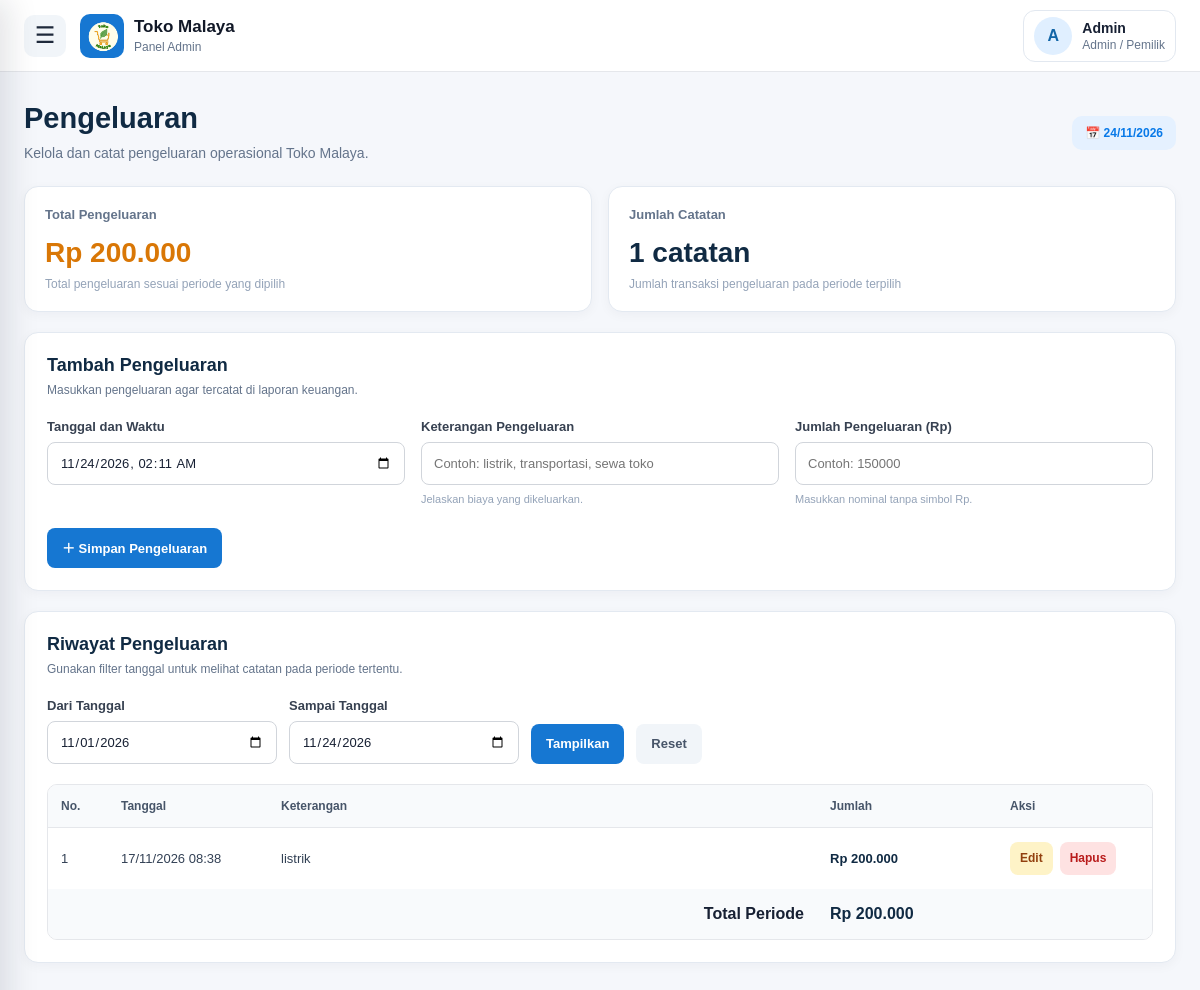
The app's page /admin/pengeluaran.php (signed in) with its own data.
### tables this page shows
CREATE TABLE `pengeluaran` (
  `id_pengeluaran` int(11) NOT NULL,
  `tanggal_pengeluaran` datetime NOT NULL DEFAULT current_timestamp(),
  `keterangan` varchar(255) NOT NULL,
  `jumlah` decimal(15,2) NOT NULL DEFAULT 0.00,
  `id_user` int(11) DEFAULT NULL,
  `created_at` timestamp NOT NULL DEFAULT current_timestamp()
);

### admin/pengeluaran.php (the view, shortened to what this page needs)
<?php
require_once '../config/database.php';
mysqli_set_charset($conn, 'utf8mb4');
function e($value)
{
    return htmlspecialchars((string)($value ?? ''), ENT_QUOTES, 'UTF-8');
}
function rupiah($value)
{
    return 'Rp ' . number_format((float)$value, 0, ',', '.');
}
function tanggalIndonesia($tanggal, $denganJam = false)
{
    $timestamp = strtotime($tanggal);
    return date($denganJam ? 'd/m/Y H:i' : 'd/m/Y', $timestamp);
}
$nama_user = $_SESSION['nama'] ?? 'Admin';
$hariIni = date('Y-m-d');
$dari = $_GET['dari'] ?? date('Y-m-01');
$sampai = $_GET['sampai'] ?? $hariIni;
$awal = $dari . ' 00:00:00';
$akhir = date('Y-m-d', strtotime($sampai . ' +1 day')) . ' 00:00:00';
$totalPengeluaran = 0;
$stmt = $conn->prepare(
    "SELECT COALESCE(SUM(jumlah), 0) AS total
     FROM pengeluaran
     WHERE tanggal_pengeluaran >= ?
       AND tanggal_pengeluaran < ?"
);
if ($stmt) {
    $stmt->bind_param('ss', $awal, $akhir);
    $stmt->execute();
    $hasilTotal = $stmt->get_result()->fetch_assoc();
    $totalPengeluaran = (float)($hasilTotal['total'] ?? 0);
}
$jumlahCatatan = 0;
$stmt = $conn->prepare(
    "SELECT COUNT(*) AS total
     FROM pengeluaran
     WHERE tanggal_pengeluaran >= ?
       AND tanggal_pengeluaran < ?"
);
if ($stmt) {
    $stmt->bind_param('ss', $awal, $akhir);
    $stmt->execute();
    $jumlahCatatan = (int)$stmt->get_result()->fetch_assoc()['total'];
}
$dataPengeluaran = [];
$stmt = $conn->prepare(
    "SELECT id_pengeluaran, tanggal_pengeluaran, keterangan, jumlah
     FROM pengeluaran
     WHERE tanggal_pengeluaran >= ?
       AND tanggal_pengeluaran < ?
     ORDER BY tanggal_pengeluaran DESC, id_pengeluaran DESC"
);
if ($stmt) {
    $stmt->bind_param('ss', $awal, $akhir);
    $stmt->execute();
    $hasil = $stmt->get_result();
    while ($row = $hasil->fetch_assoc()) {
        $dataPengeluaran[] = $row;
    }
}
$editData = null;
$tanggalForm = $editData
    ? date('Y-m-d\TH:i', strtotime($editData['tanggal_pengeluaran']))
    : date('Y-m-d\TH:i');
$keteranganForm = $editData['keterangan'] ?? '';
$jumlahForm = $editData['jumlah'] ?? '';
$queryFilter = http_build_query([
    'dari' => $dari,
    'sampai' => $sampai
]);
?>
<!DOCTYPE html>
<html lang="id">
<head>
</head>
<body>
<header class="topbar">
    <div class="topbar-left">
        <button
            type="button"
            class="hamburger"
            onclick="toggleMenu()"
            id="menuButton"
            aria-label="Buka menu"
            aria-controls="drawer"
            aria-expanded="false"
        >☰</button>
        <a href="dashboard.php" class="brand">
            <div class="brand-logo">
                <img src="../assets/SembakoKu (3).png" alt="Toko Malaya">
            </div>
            <div class="brand-text">
                <strong>Toko Malaya</strong>
                <span>Panel Admin</span>
            </div>
        </a>
    </div>
    <div class="top-user">
        <div class="top-avatar">
            <?= e(strtoupper(substr($nama_user, 0, 1))) ?>
        </div>
        <div class="top-user-info">
            <strong><?= e($nama_user) ?></strong>
            <span>Admin / Pemilik</span>
        </div>
    </div>
</header>
<main class="main">
    <section class="page-header">
        <div class="page-header-top">
            <div>
                <h1>Pengeluaran</h1>
                <p>Kelola dan catat pengeluaran operasional Toko Malaya.</p>
            </div>
            <div class="date-badge">
                📅 <?= e(tanggalIndonesia($hariIni)) ?>
            </div>
        </div>
    </section>
    <section class="summary-grid">
        <div class="summary-card total">
            <div class="summary-top">
                <div class="summary-label">Total Pengeluaran</div>
            </div>
            <div class="summary-value">
                <?= rupiah($totalPengeluaran) ?>
            </div>
            <div class="summary-note">
                Total pengeluaran sesuai periode yang dipilih
            </div>
        </div>
        <div class="summary-card">
            <div class="summary-top">
                <div class="summary-label">Jumlah Catatan</div>
            </div>
            <div class="summary-value">
                <?= number_format($jumlahCatatan, 0, ',', '.') ?> catatan
            </div>
            <div class="summary-note">
                Jumlah transaksi pengeluaran pada periode terpilih
            </div>
        </div>
    </section>
    <section class="panel">
        <div class="panel-header">
            <div>
                <h2><?= $editData ? 'Edit Pengeluaran' : 'Tambah Pengeluaran' ?></h2>
                <p>
                    <?= $editData
                        ? 'Perbarui informasi pengeluaran yang dipilih.'
                        : 'Masukkan pengeluaran agar tercatat di laporan keuangan.' ?>
                </p>
            </div>
        </div>
        <form method="post" action="pengeluaran.php<?= $editData ? '?edit=' . (int)$editData['id_pengeluaran'] : '' ?>">
            <div class="form-grid">
                <div class="form-group">
                    <label for="tanggal_pengeluaran">Tanggal dan Waktu</label>
                    <input
                        type="datetime-local"
                        id="tanggal_pengeluaran"
                        name="tanggal_pengeluaran"
                        value="<?= e($tanggalForm) ?>"
                        required
                    >
                </div>
                <div class="form-group">
                    <label for="keterangan">Keterangan Pengeluaran</label>
                    <input
                        type="text"
                        id="keterangan"
                        name="keterangan"
                        maxlength="255"
                        placeholder="Contoh: listrik, transportasi, sewa toko"
                        value="<?= e($keteranganForm) ?>"
                        required
                    >
                    <span class="form-help">Jelaskan biaya yang dikeluarkan.</span>
                </div>
                <div class="form-group">
                    <label for="jumlah">Jumlah Pengeluaran (Rp)</label>
                    <input
                        type="number"
                        id="jumlah"
                        name="jumlah"
                        min="0.01"
                        max="999999999999999"
                        step="0.01"
                        placeholder="Contoh: 150000"
                        value="<?= e($jumlahForm) ?>"
                        required
                    >
                    <span class="form-help">Masukkan nominal tanpa simbol Rp.</span>
                </div>
            </div>
            <div class="actions">
                <button type="submit" class="btn btn-primary">
                    <?= $editData ? '💾 Simpan Perubahan' : '＋ Simpan Pengeluaran' ?>
                </button>
            </div>
        </form>
    </section>
    <section class="panel">
        <div class="panel-header">
            <div>
                <h2>Riwayat Pengeluaran</h2>
                <p>Gunakan filter tanggal untuk melihat catatan pada periode tertentu.</p>
            </div>
        </div>
        <form method="get" action="pengeluaran.php" class="filter-form">
            <div class="form-group">
                <label for="dari">Dari Tanggal</label>
                <input
                    type="date"
                    id="dari"
                    name="dari"
                    value="<?= e($dari) ?>"
                    required
                >
            </div>
            <div class="form-group">
                <label for="sampai">Sampai Tanggal</label>
                <input
                    type="date"
                    id="sampai"
                    name="sampai"
                    value="<?= e($sampai) ?>"
                    required
                >
            </div>
            <button type="submit" class="btn btn-primary">
                Tampilkan
            </button>
            <a href="pengeluaran.php" class="btn btn-light">
                Reset
            </a>
        </form>
        <div class="table-wrap">
            <table>
                <thead>
                    <tr>
                        <th style="width:60px">No.</th>
                        <th style="width:160px">Tanggal</th>
                        <th>Keterangan</th>
                        <th style="width:180px">Jumlah</th>
                        <th style="width:155px">Aksi</th>
                    </tr>
                </thead>
                <tbody>
                <?php if (count($dataPengeluaran) > 0): ?>
                    <?php foreach ($dataPengeluaran as $index => $row): ?>
                        <tr>
                            <td><?= $index + 1 ?></td>
                            <td>
                                <?= e(tanggalIndonesia($row['tanggal_pengeluaran'], true)) ?>
                            </td>
                            <td class="cell-description">
                                <?= e($row['keterangan']) ?>
                            </td>
                            <td class="cell-number">
                                <?= rupiah($row['jumlah']) ?>
                            </td>
                            <td>
                                <div class="table-actions">
                                    <a
                                        class="btn btn-warning btn-small"
                                        href="pengeluaran.php?edit=<?= (int)$row['id_pengeluaran'] ?>&amp;<?= e($queryFilter) ?>"
                                    >Edit</a>
                                    <form
                                        method="post"
                                        action="pengeluaran.php?<?= e($queryFilter) ?>"
                                        onsubmit="return confirm('Yakin ingin menghapus catatan pengeluaran ini?');"
                                    >
                                        <button
                                            type="submit"
                                            class="btn btn-danger btn-small"
                                        >Hapus</button>
                                    </form>
                                </div>
                            </td>
                        </tr>
                    <?php endforeach; ?>
                <?php endif; ?>
                </tbody>
                <?php if (count($dataPengeluaran) > 0): ?>
                    <tfoot>
                        <tr>
                            <td colspan="3" style="text-align:right;font-weight:800;padding:16px 13px;background:#f8fafc">
                                Total Periode
                            </td>
                            <td colspan="2" class="cell-number" style="background:#f8fafc;padding:16px 13px">
                                <?= rupiah($totalPengeluaran) ?>
                            </td>
                        </tr>
                    </tfoot>
                <?php endif; ?>
            </table>
        </div>
    </section>
</main>
</body>
</html>

### records on screen
pengeluaran: tanggal_pengeluaran "17/11/2026 08:38", keterangan "listrik", jumlah "Rp 200.000"

### other values on screen
substr($nama_user, 0, 1) "A"
$nama_user "Admin"
rupiah($totalPengeluaran) "Rp 200.000"
$jumlahCatatan "1"
